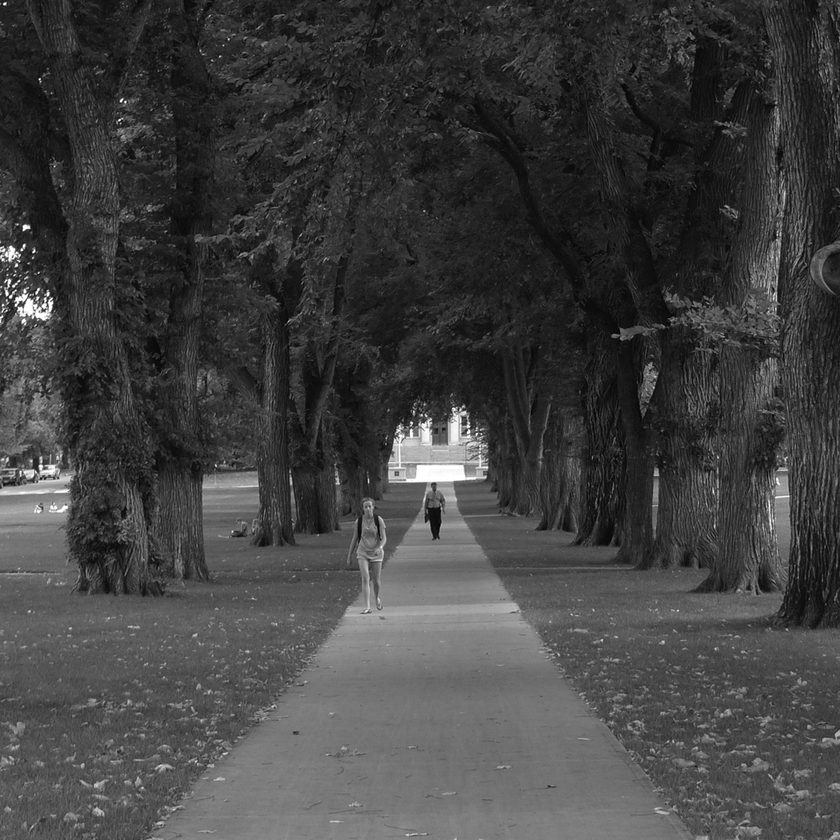
//> input picture examples/lec08/ex02fourier/colostate_quad_bw_1024.png, 840 x 840 px, shrunk from 1024 x 1024 before the run
$ ./ex02fourier   (built with g++ and OpenCV 4)
//> lines starting //> are read from the running program, lines starting //| are printed output that depends on the picture
#include "opencv2/core/core.hpp"
#include "opencv2/imgproc/imgproc.hpp"
#include "opencv2/highgui/highgui.hpp"
#include <iostream>

using namespace cv;

/* This code is from the OpenCV Fourier example
 * http://docs.opencv.org/doc/tutorials/core/
 * discrete_fourier_transform/discrete_fourier_transform.html
 *
 * I am modifying it to play with moving common operations outside of main.
 *
 * This version also show explicitly how it is proper to permute quadrants
 * in order to arrive at the visualization most people assume is standard,
 * with the DC component in the center.
 *
 * Here is an excellent online reference by  Paul Bourke
 * http://paulbourke.net/miscellaneous/imagefilter/
 *
 * Ross Beveridge
 *
 */

Mat& dftQuadSwap (Mat& img)  {
    // rearrange the quadrants of Fourier image  so that the origin is at the image center
    int cx = img.cols/2;
    int cy = img.rows/2;

    Mat q0(img, Rect(0, 0, cx, cy));   // Top-Left - Create a ROI per quadrant
    Mat q1(img, Rect(cx, 0, cx, cy));  // Top-Right
    Mat q2(img, Rect(0, cy, cx, cy));  // Bottom-Left
    Mat q3(img, Rect(cx, cy, cx, cy)); // Bottom-Right

    Mat tmp;                           // swap quadrants (Top-Left with Bottom-Right)
    q0.copyTo(tmp);
    q3.copyTo(q0);
    tmp.copyTo(q3);

    q1.copyTo(tmp);                    // swap quadrant (Top-Right with Bottom-Left)
    q2.copyTo(q1);
    tmp.copyTo(q2);

    return(img);
}

Mat& switchLogScale(Mat& img) {
    img += Scalar::all(1);                    // switch to logarithmic scale
    log(img, img);
	return(img);
}

int main(int argc, char ** argv)
{
    const char* filename = argc >=2 ? argv[1] : "colostate_quad_bw_1024.png";

    Mat I = imread(filename, CV_LOAD_IMAGE_GRAYSCALE);
//> I is the input picture: 840 rows x 840 cols, CV_8UC1; min 0, max 255, mean 65.1
    if( I.empty())
        return -1;
    imshow("Source Image", I);
    Mat padded;                            //expand input image to optimal size
    int m = getOptimalDFTSize( I.rows );
//> m = 864
    int n = getOptimalDFTSize( I.cols ); // on the border add zero values
//> n = 864
    copyMakeBorder(I, padded, 0, m - I.rows, 0, n - I.cols, BORDER_CONSTANT, Scalar::all(0));
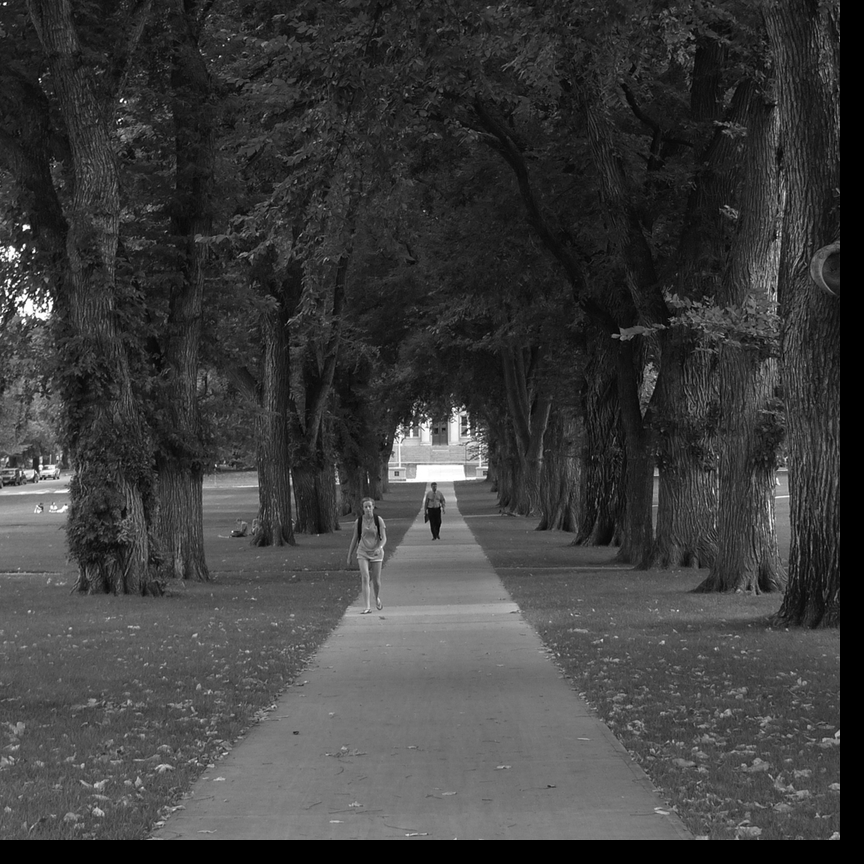
//> padded: 864 rows x 864 cols, CV_8UC1; min 0, max 255, mean 61.6

    Mat planes[] = {Mat_<float>(padded), Mat::zeros(padded.size(), CV_32F)};
//> planes[1]: 864 rows x 864 cols, CV_32FC1; every value is 0
    Mat complexI;
    merge(planes, 2, complexI);         // Add to the expanded to another plane with zeros

    dft(complexI, complexI);            // this way the result may fit in the source matrix

    split(complexI, planes);                   // planes[0] = Re(DFT(I), planes[1] = Im(DFT(I))
    magnitude(planes[0], planes[1], planes[0]);// planes[0] = magnitude
    Mat magI   = planes[0];
    magI = switchLogScale(magI);
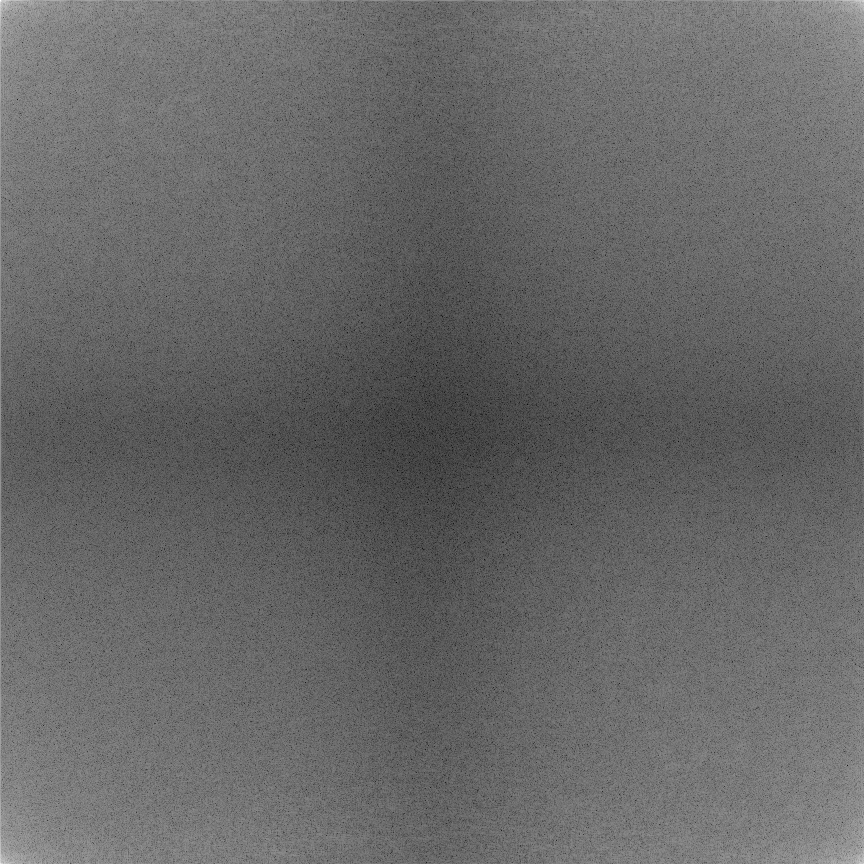
//> magI: 864 rows x 864 cols, CV_32FC1; min 2.14, max 17.64, mean 8.45; drawn with min black and max white
    normalize(magI, magI, 0, 1, CV_MINMAX);

    imshow("DFT Output Raw", magI);
    magI = dftQuadSwap(magI);
//> in dftQuadSwap, `Mat q0(img, Rect(0, 0, cx, cy));`:
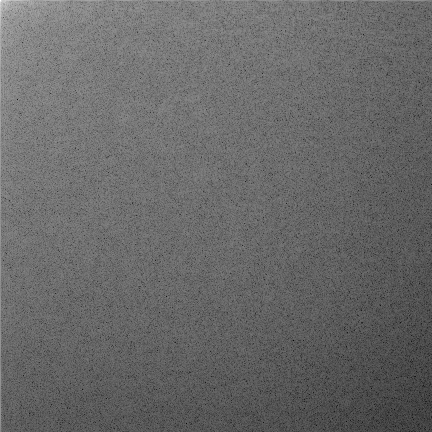
//> q0: 432 rows x 432 cols, CV_32FC1; min 0.00162, max 1, mean 0.411
//> in dftQuadSwap, `Mat q1(img, Rect(cx, 0, cx, cy));`:
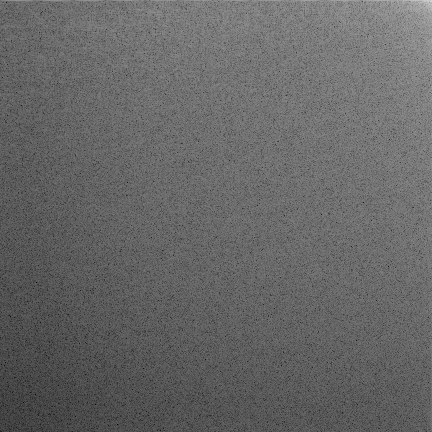
//> q1: 432 rows x 432 cols, CV_32FC1; min 1.88e-05, max 0.835, mean 0.404
//> in dftQuadSwap, `Mat q2(img, Rect(0, cy, cx, cy));`:
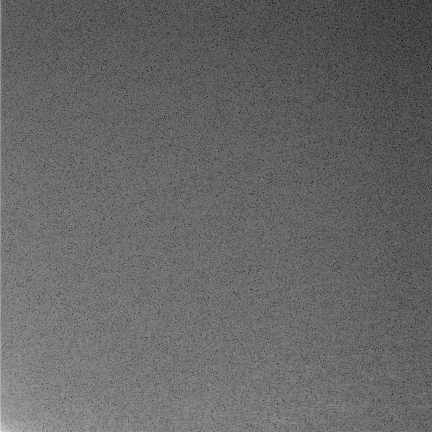
//> q2: 432 rows x 432 cols, CV_32FC1; min 0, max 0.91, mean 0.404
//> in dftQuadSwap, `Mat q3(img, Rect(cx, cy, cx, cy));`:
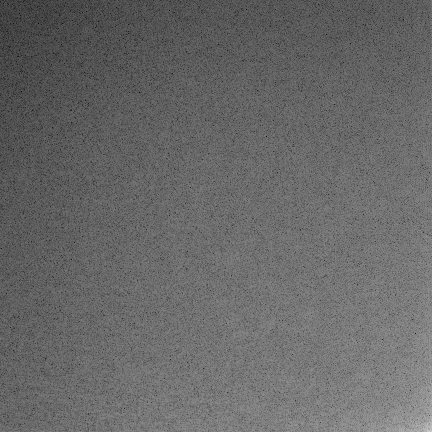
//> q3: 432 rows x 432 cols, CV_32FC1; min 0.00163, max 0.83, mean 0.41
//> in dftQuadSwap, `tmp.copyTo(q2);`:
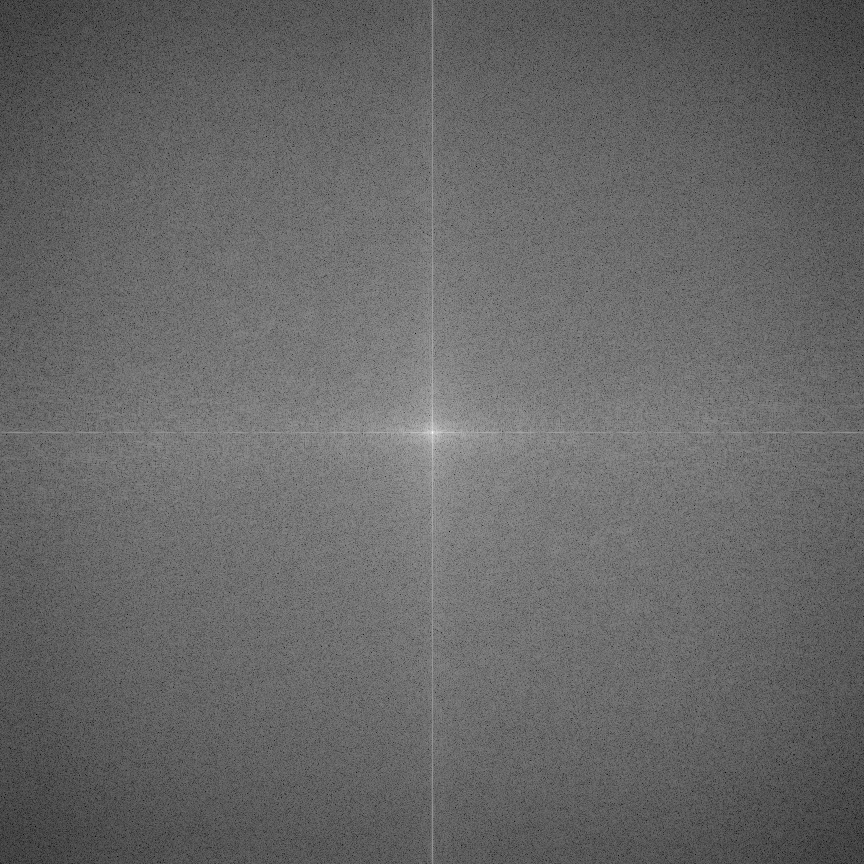
//> img: 864 rows x 864 cols, CV_32FC1; min 0, max 1, mean 0.407
    imshow("DFT After Quad Swap", magI);

    waitKey();

    return 0;
}
